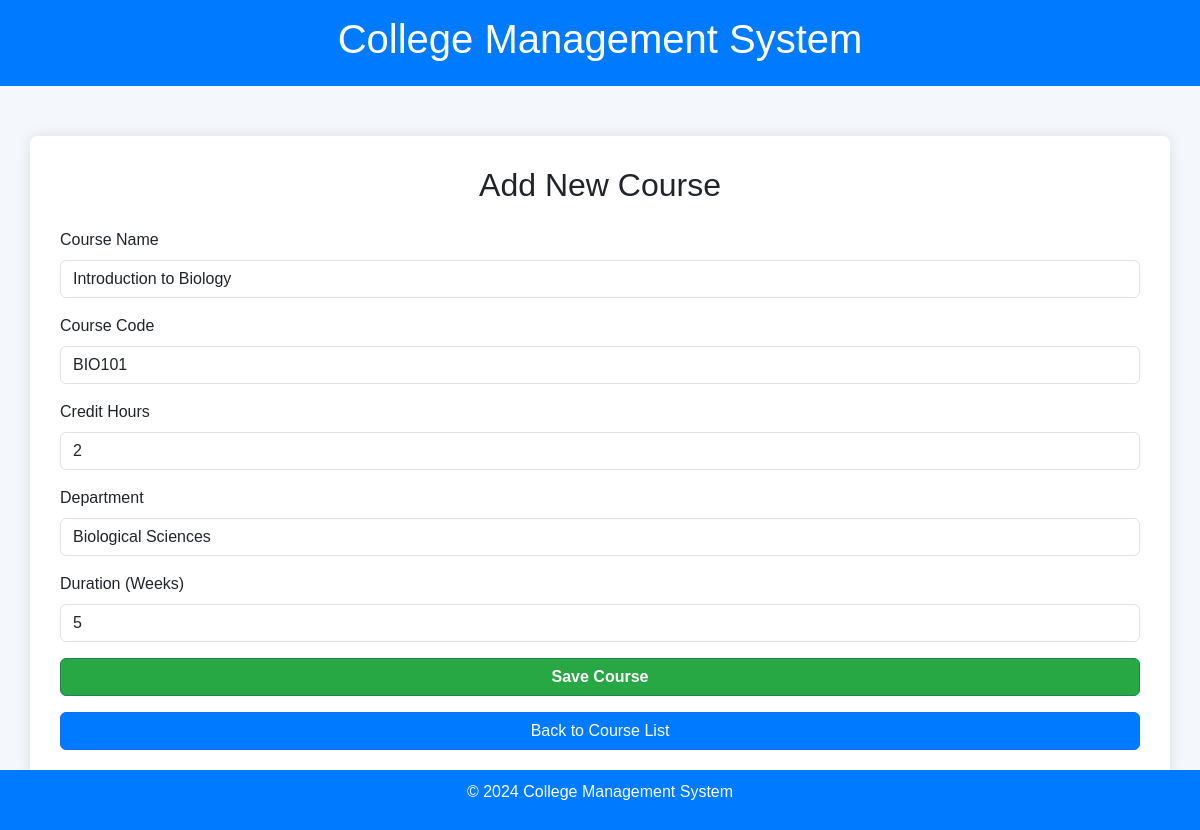
Page /courses/3/edit/ (signed in) on the committed database.
### core/models.py (models this page shows, shortened)
class Courses(models.Model):
    name = models.CharField(max_length=255)
    code = models.CharField(max_length=20, unique=True)
    description = models.TextField(blank=True)
    credit_hours = models.IntegerField()
    duration_weeks = models.IntegerField()
    department = models.CharField(max_length=100)  # Can be replaced with a ForeignKey to a Department model

### core/views.py (the view)
# urls.py: path('courses/<int:course_id>/edit/', views.course_form, name='edit_course'),
@staff_member_required
def course_form(request, course_id=None):
    if course_id:
        course = get_object_or_404(Courses, pk=course_id)  # Fetch the course by its ID
        form = CourseForm(request.POST or None, instance=course)  # Populate the form with existing data
    else:
        form = CourseForm(request.POST or None)  # If no course_id, create a new course form
    if request.method == 'POST':
        if form.is_valid():
            form.save()  # Save the course (create or update)
            return redirect('course_list')  # Redirect to the course list page after saving
    return render(request, 'courses/course_form.html', {'form': form})

### core/forms.py
class CourseForm(forms.ModelForm):
    class Meta:
        model = Courses
        fields = ['name', 'code', 'credit_hours', 'department','duration_weeks',]
        department = forms.ModelChoiceField(queryset=Department.objects.all(), empty_label="Select Department")
        widgets = {
            'name': forms.TextInput(attrs={'class': 'form-control', 'placeholder': 'Enter course name'}),
            'code': forms.TextInput(attrs={'class': 'form-control', 'placeholder': 'Enter course code'}),
            'credit_hours': forms.NumberInput(attrs={'class': 'form-control', 'placeholder': 'Enter credit hours'}),
            'department': forms.TextInput(attrs={'class': 'form-control', 'placeholder': 'Enter Department or its sub section'}),
            'duration_weeks': forms.TextInput(attrs={'class': 'form-control', 'placeholder': 'Enter duration in weeks'}),
        }

### core/templates/courses/course_form.html (shortened to what this page needs)
<!DOCTYPE html>
<html lang="en">
<head>
    <link href="https://cdn.jsdelivr.net/npm/bootstrap@5.3.0-alpha1/dist/css/bootstrap.min.css" rel="stylesheet">
</head>
<body>
    <header>
        <div class="container">
            <h1>College Management System</h1>
        </div>
    </header>
    <div class="container content-section">
        <div class="form-container">
            <h2 class="text-center mb-4">Add New Course</h2>
            <form method="POST">
                <div class="mb-3">
                    <label for="name" class="form-label">Course Name</label>
                    {{ form.name }}
                </div>
                <div class="mb-3">
                    <label for="code" class="form-label">Course Code</label>
                    {{ form.code }}
                </div>
                <div class="mb-3">
                    <label for="credit_hours" class="form-label">Credit Hours</label>
                    {{ form.credit_hours }}
                </div>
                <div class="mb-3">
                    <label for="department" class="form-label">Department</label>
                    {{ form.department }}
                </div>
                <div class="mb-3">
                    <label for="duration_weeks" class="form-label">Duration (Weeks)</label>
                    {{ form.duration_weeks }}
                </div>
                <button type="submit" class="btn btn-success w-100">Save Course</button>
            </form>
            <a href="{% url 'course_list' %}" class="btn btn-primary mt-3 w-100">Back to Course List</a>
        </div>
    </div>
    <footer>
        <p>© 2024 College Management System</p>
    </footer>
</body>
</html>

### core/templates/courses/course_form.html (style rules this page uses)
body { font-family: 'Arial', sans-serif; background-color: #f4f7fc; }
header { background-color: #007bff; color: white; padding: 15px 0; text-align: center; }
footer { background-color: #007bff; color: white; padding: 10px 0; text-align: center; position: fixed; width: 100%; bottom: 0; }
.content-section { padding: 50px 0; }
.form-container { background-color: white; padding: 30px; border-radius: 8px; box-shadow: 0 0 15px rgba(0, 0, 0, 0.1); }
.btn-success { background-color: #28a745; color: white; font-weight: bold; }
.btn-primary { background-color: #007bff; }

### rows in the picture
Courses: name "Introduction to Biology", code "BIO101", credit_hours "2", department "Biological Sciences", duration_weeks "5"
